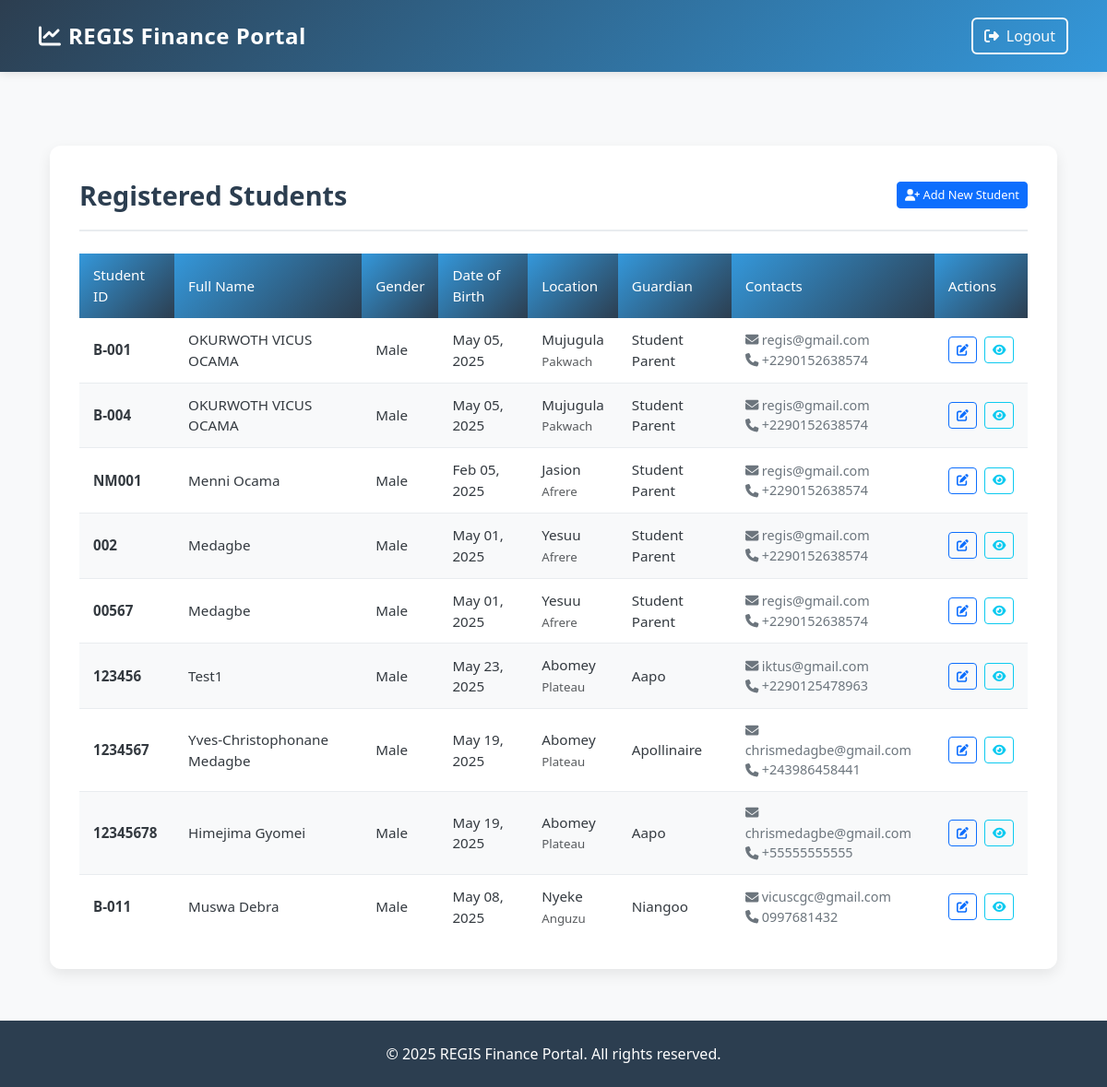
The app's page /dashboard/students/ (signed in) with its own data.
### dashboard/models.py (models this page shows, shortened)
class Student(models.Model):
    student_id = models.CharField(max_length=20, unique=True)
    full_name = models.CharField(max_length=100)
    gender = models.CharField(max_length=10)
    date_of_birth = models.DateField()
    passport_photo = models.ImageField(upload_to='student_photos/')
    village = models.CharField(max_length=50)
    parish = models.CharField(max_length=50)
    subcounty = models.CharField(max_length=50)
    district = models.CharField(max_length=50)
    guardian_name = models.CharField(max_length=100)
    guardian_email = models.EmailField()
    guardian_phone = models.CharField(max_length=15)

### dashboard/views.py (the view)
# urls.py: path('students/', views.student_list, name='dashboard_student_list'),
@login_required
def student_list(request):
    students = Student.objects.all()
    return render(request, 'dashboard/student_list.html', {'students': students})

### dashboard/templates/dashboard/student_list.html (shortened to what this page needs)
{% extends 'base.html' %}
{% block content %}
<div class="container">
  <div class="student-list-container">
    <div class="list-header">
      <span>Registered Students</span>
      <a href="{% url 'dashboard_student_register' %}" class="btn btn-primary btn-sm">
        <i class="fas fa-user-plus"></i> Add New Student
      </a>
    </div>
    <div class="table-responsive">
      <table class="student-table">
        <thead>
          <tr>
            <th>Student ID</th>
            <th>Full Name</th>
            <th>Gender</th>
            <th>Date of Birth</th>
            <th>Location</th>
            <th>Guardian</th>
            <th>Contacts</th>
            <th>Actions</th>
          </tr>
        </thead>
        <tbody>
          {% for student in students %}
          <tr>
            <td><strong>{{ student.student_id }}</strong></td>
            <td>{{ student.full_name }}</td>
            <td>{{ student.gender }}</td>
            <td>{{ student.date_of_birth|date:"M d, Y" }}</td>
            <td>
              <div>{{ student.village }}</div>
              <small class="text-muted">{{ student.district }}</small>
            </td>
            <td>{{ student.guardian_name }}</td>
            <td class="contact-info">
              <span><i class="fas fa-envelope"></i> {{ student.guardian_email|default:"-" }}</span>
              <span><i class="fas fa-phone"></i> {{ student.guardian_phone|default:"-" }}</span>
            </td>
            <td>
              <div class="action-btns">
                <a href="#" class="btn btn-outline-primary btn-sm" title="Edit">
                  <i class="fas fa-edit"></i>
                </a>
                <a href="#" class="btn btn-outline-info btn-sm" title="View">
                  <i class="fas fa-eye"></i>
                </a>
              </div>
            </td>
          </tr>
          {% endfor %}
        </tbody>
      </table>
    </div>
  </div>
</div>
<link rel="stylesheet" href="https://cdnjs.cloudflare.com/ajax/libs/font-awesome/5.15.4/css/all.min.css">
{% endblock %}

### templates/base.html (style rules this page uses)
:root { --primary-color: #2c3e50; --secondary-color: #3498db; --accent-color: #e74c3c; }
body { background-color: #f8f9fa; font-family: 'Segoe UI', Tahoma, Geneva, Verdana, sans-serif; min-height: 100vh; display: flex; flex-direction: column; }
.container { flex: 1; }

### dashboard/templates/dashboard/student_list.html (style rules this page uses)
body { background-color: #f8f9fa; font-family: 'Segoe UI', 'Roboto', sans-serif; color: #343a40; }
.student-list-container { background-color: white; border-radius: 12px; box-shadow: 0 6px 15px rgba(0, 0, 0, 0.08); padding: 2rem; margin: 2rem auto; overflow: hidden; }
.list-header { color: #2c3e50; margin-bottom: 1.5rem; padding-bottom: 1rem; border-bottom: 2px solid #e9ecef; font-weight: 600; font-size: 1.8rem; display: flex; justify-content: space-between; align-items: center; }
.student-table { width: 100%; border-collapse: separate; border-spacing: 0; font-size: 0.95rem; }
.student-table thead th { background: linear-gradient(135deg, #3498db, #2c3e50); color: white; font-weight: 500; padding: 12px 15px; position: sticky; top: 0; }
.student-table tbody tr { transition: all 0.2s ease; }
.student-table td { padding: 12px 15px; border-bottom: 1px solid #e9ecef; vertical-align: middle; }
.student-table tr:last-child td { border-bottom: none; }
.student-table tbody tr:nth-child(even) { background-color: #f8f9fa; }
.contact-info { line-height: 1.5; font-size: 0.9rem; }
.contact-info span { display: block; color: #6c757d; }
.action-btns { display: flex; gap: 0.5rem; }
.btn-sm { padding: 0.25rem 0.5rem; font-size: 0.8rem; border-radius: 4px; }

### records on screen
Student: student_id "B-001", full_name "OKURWOTH VICUS OCAMA", gender "Male", date_of_birth "May 05, 2025", village "Mujugula", district "Pakwach", guardian_name "Student Parent", guardian_email "regis@gmail.com", guardian_phone "+2290152638574"
Student: student_id "B-004", full_name "OKURWOTH VICUS OCAMA", gender "Male", date_of_birth "May 05, 2025", village "Mujugula", district "Pakwach", guardian_name "Student Parent", guardian_email "regis@gmail.com", guardian_phone "+2290152638574"
Student: student_id "NM001", full_name "Menni Ocama", gender "Male", date_of_birth "Feb 05, 2025", village "Jasion", district "Afrere", guardian_name "Student Parent", guardian_email "regis@gmail.com", guardian_phone "+2290152638574"
Student: student_id "002", full_name "Medagbe", gender "Male", date_of_birth "May 01, 2025", village "Yesuu", district "Afrere", guardian_name "Student Parent", guardian_email "regis@gmail.com", guardian_phone "+2290152638574"
Student: student_id "00567", full_name "Medagbe", gender "Male", date_of_birth "May 01, 2025", village "Yesuu", district "Afrere", guardian_name "Student Parent", guardian_email "regis@gmail.com", guardian_phone "+2290152638574"
Student: student_id "123456", full_name "Test1", gender "Male", date_of_birth "May 23, 2025", village "Abomey", district "Plateau", guardian_name "Aapo", guardian_email "iktus@gmail.com", guardian_phone "+2290125478963"
Student: student_id "1234567", full_name "Yves-Christophonane Medagbe", gender "Male", date_of_birth "May 19, 2025", village "Abomey", district "Plateau", guardian_name "Apollinaire", guardian_email "chrismedagbe@gmail.com", guardian_phone "+243986458441"
Student: student_id "12345678", full_name "Himejima Gyomei", gender "Male", date_of_birth "May 19, 2025", village "Abomey", district "Plateau", guardian_name "Aapo", guardian_email "chrismedagbe@gmail.com", guardian_phone "+55555555555"
Student: student_id "B-011", full_name "Muswa Debra", gender "Male", date_of_birth "May 08, 2025", village "Nyeke", district "Anguzu", guardian_name "Niangoo", guardian_email "vicuscgc@gmail.com", guardian_phone "0997681432"
